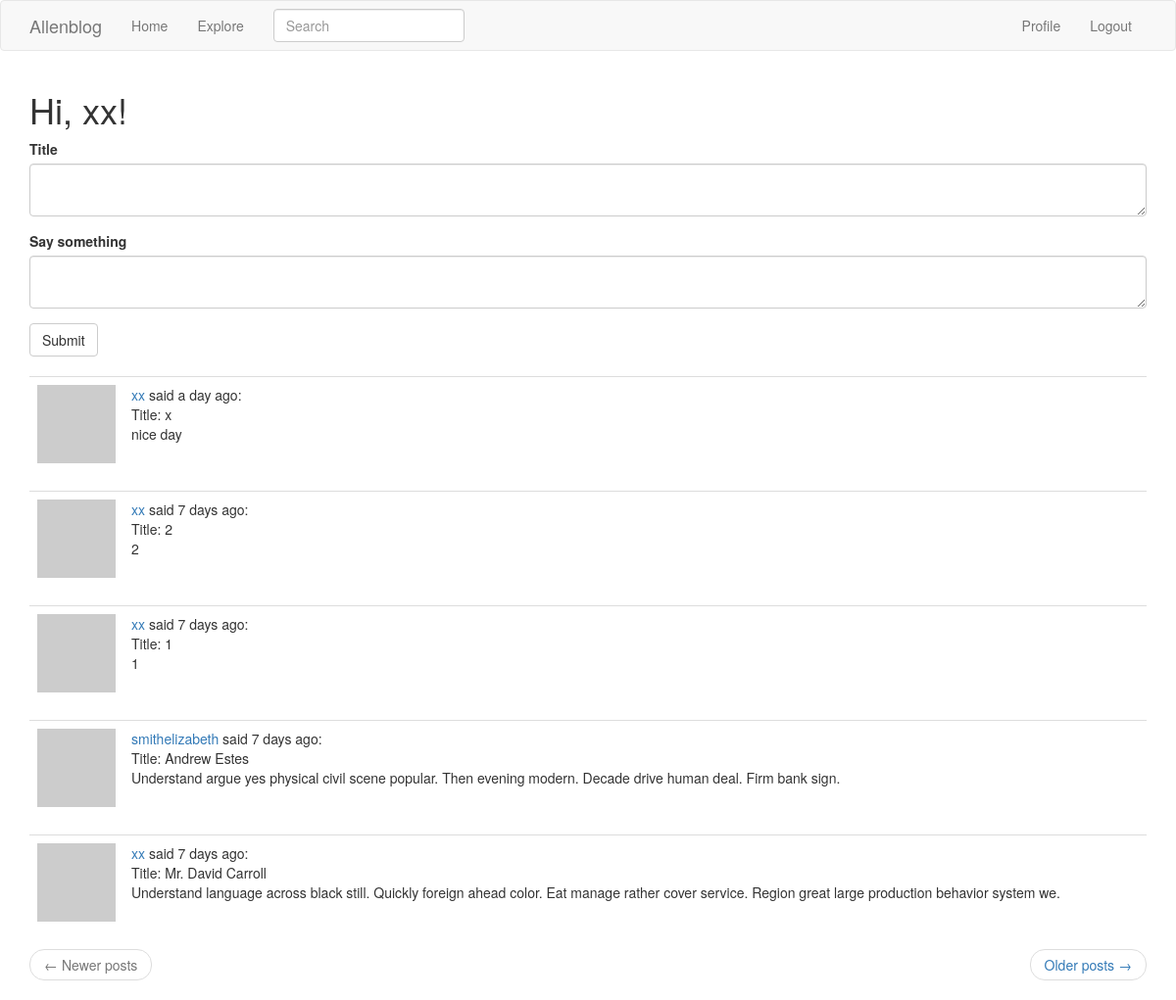
Before: /index/ (signed in) with the older database file.
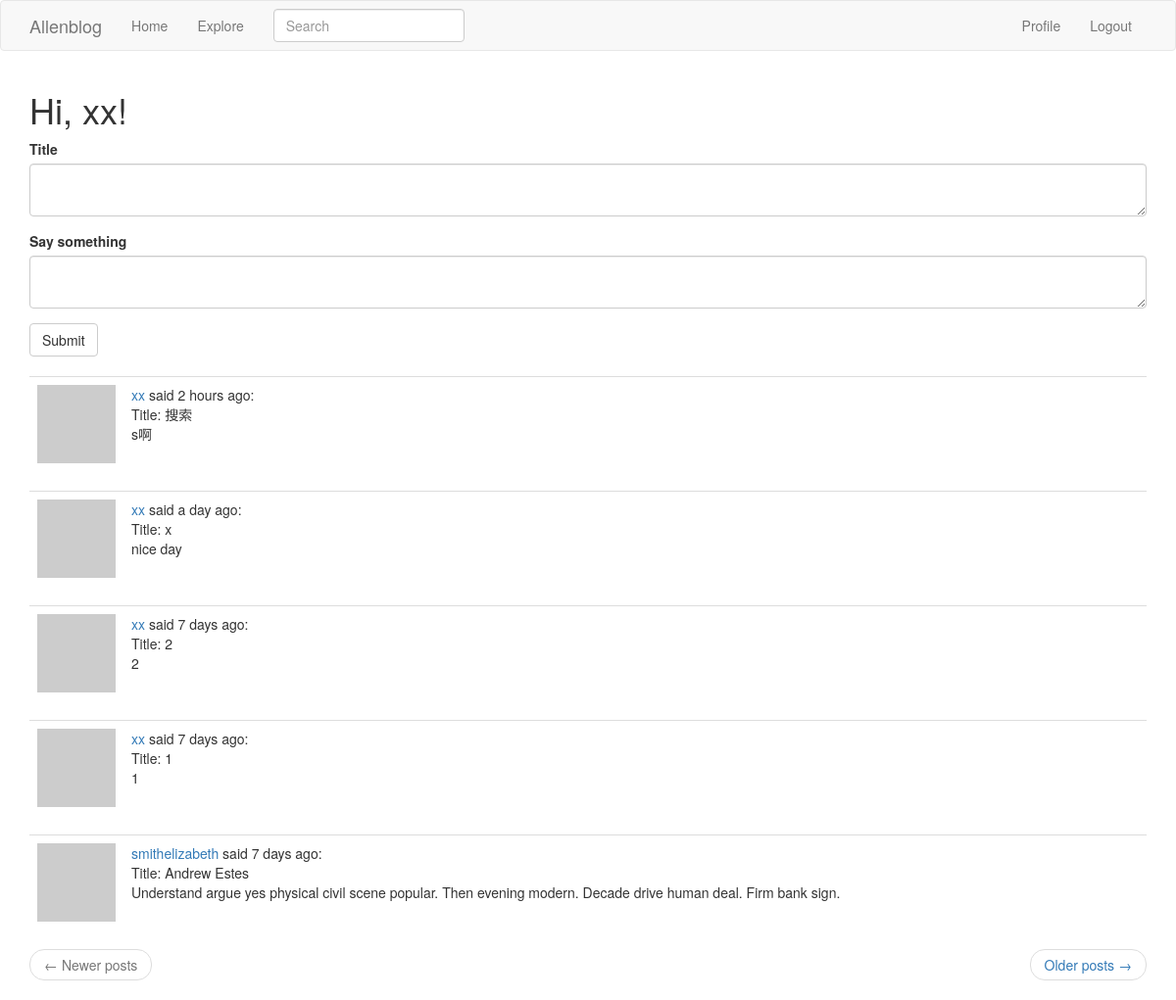
After: the same page with the newer database file.
### app/models.py (models this page shows, shortened)
class SearchableMixin(object):
    @classmethod
    def before_commit(cls, session):
        session._changes = {
            'add': list(session.new),
            'update': list(session.dirty),
            'delete': list(session.deleted)
        }
    @classmethod
    def after_commit(cls, session):
        for obj in session._changes['add']:
            if isinstance(obj, SearchableMixin):
                add_to_index(obj.__tablename__, obj)
        for obj in session._changes['update']:
            if isinstance(obj, SearchableMixin):
                add_to_index(obj.__tablename__, obj)
        for obj in session._changes['delete']:
            if isinstance(obj, SearchableMixin):
                remove_from_index(obj.__tablename__, obj)
        session._changes = None

class Post(SearchableMixin ,db.Model):
    __tablename__ = 'post'
    __searchable__ = ['body']
    id = db.Column(db.Integer, primary_key=True)
    title = db.Column(db.String(32), index=True)
    body = db.Column(db.String(140))
    timestamp = db.Column(db.DateTime, index=True, default=datetime.utcnow)
    user_id = db.Column(db.Integer, db.ForeignKey('user.id'))

class User(db.Model, UserMixin):
    __tablename__ = 'user'
    id = db.Column(db.Integer, primary_key=True)
    username = db.Column(db.String(64), index=True, unique=True)
    email = db.Column(db.String(120), index=True, unique=True)
    password_hash = db.Column(db.String(128))
    posts = db.relationship('Post', backref='author', lazy='dynamic')
    about_me = db.Column(db.String(140))
    last_seen = db.Column(db.DateTime, default=datetime.utcnow)
    followed = db.relationship(
        'User', secondary=followers,
        primaryjoin=(followers.c.follower_id == id),
        secondaryjoin=(followers.c.followed_id == id),
        backref=db.backref('followers', lazy='dynamic'),
        lazy='dynamic'
    )
    def avatar(self, size):
        digest = md5(self.email.lower().encode('utf-8')).hexdigest()
        return 'https://www.gravatar.com/avatar/{}?d=identicon&s={}'.format(digest, size)
    def followed_posts(self):
        followed = Post.query.join(
            followers, (followers.c.followed_id == Post.user_id)
        ).filter(followers.c.follower_id == self.id)
        own = Post.query.filter_by(user_id=self.id)
        return followed.union(own).order_by(Post.timestamp.desc())

### app/main/views.py (the view)
@main.route('/', methods=['GET', 'POST'])
@main.route('/index/', methods=['GET', 'POST'])
@login_required
def index():
    form = PostForm()
    if form.validate_on_submit():
        post = Post(title=form.title.data, body=form.body.data, author=current_user)
        db.session.add(post)
        db.session.commit()
        flash('You added a new post!')
        return redirect(url_for('main.index'))
    page = request.args.get('page', 1, type=int)
    posts = current_user.followed_posts().paginate(page, current_app.config['POSTS_PER_PAGE'], False)
    next_url = url_for('main.index', page=posts.next_num) if posts.has_next else None
    prev_url = url_for('main.index', page=posts.prev_num) if posts.has_prev else None
    return render_template('index.html', title='Home page', form=form, posts=posts.items, next_url=next_url, prev_url=prev_url)

### app/main/forms.py
class SearchForm(FlaskForm):
    q = StringField('Search', validators=[DataRequired()])
    def __init__(self, *args, **kwargs):
        if 'formdata' not in kwargs:
            kwargs['formdata'] = request.args
        if 'csrf_enabled' not in kwargs:
            kwargs['csrf_enabled'] = False
        super(SearchForm, self).__init__(*args, **kwargs)

class PostForm(FlaskForm):
    title = TextAreaField('Title ', validators=[DataRequired(), Length(min=1, max=32)])
    body = TextAreaField('Say something ', validators=[DataRequired(), Length(min=1, max=140)])
    submit = SubmitField('Submit')

### app/main/views.py (called while the page is built)
@main.before_request
def before_request():
    if current_user.is_authenticated:
        current_user.last_seen = datetime.utcnow()
        db.session.commit()
        g.search_form = SearchForm()

### app/models.py (called while the page is built)
@login_manager.user_loader
def load_user(id):
    return User.query.get(int(id))

### app/templates/index.html
{% extends "base.html" %}
{% import 'bootstrap/wtf.html' as wtf %}
{% block app_content %}
    <h1>Hi, {{ current_user.username }}!</h1>
    {% if form %}
    {{ wtf.quick_form(form) }}
    <br>
    {% endif %}
    {% for post in posts %}
        {% include '_post.html' %}
    {% endfor %}
    <nav aria-label="...">
        <ul class="pager">
            <li class="previous{% if not prev_url %} disabled{% endif %}">
                <a href="{{ prev_url or '#' }}">
                    <span aria-hidden="true">&larr;</span> Newer posts
                </a>
            </li>
            <li class="next{% if not next_url %} disabled{% endif %}">
                <a href="{{ next_url or '#' }}">
                    Older posts <span aria-hidden="true">&rarr;</span>
                </a>
            </li>
        </ul>
    </nav>
{% endblock %}

### app/templates/_post.html
    <table class="table table-hover">
        <tr>
            <td width="70px">
                <span class="user_popup">
                    <a href="{{ url_for('main.user_profile', username=post.author.username) }}">
                        <img src="{{ post.author.avatar(70) }}" />
                    </a>
                 </span>
            </td>
            <td>
                <span class="user_popup">
                    <a href="{{ url_for('main.user_profile', username=post.author.username) }}">
                        {{ post.author.username }}
                    </a>
                </span>
                said {{ moment(post.timestamp).fromNow() }}:
                <br>
                Title: {{ post.title }}
                <br>
                {{ post.body }}
            </td>
        </tr>
    </table>

Changed rows visible on the page:
no longer on this page (row unchanged): Post: author.username "xx", timestamp "7 days ago", title "Mr. David Carroll", body "Understand language across black still. Quickly foreign ahead color. Eat manage rather cover service. Region great large production behavior system we."
added Post: author.username "xx", timestamp "2 hours ago", title "搜索", body "s啊"
